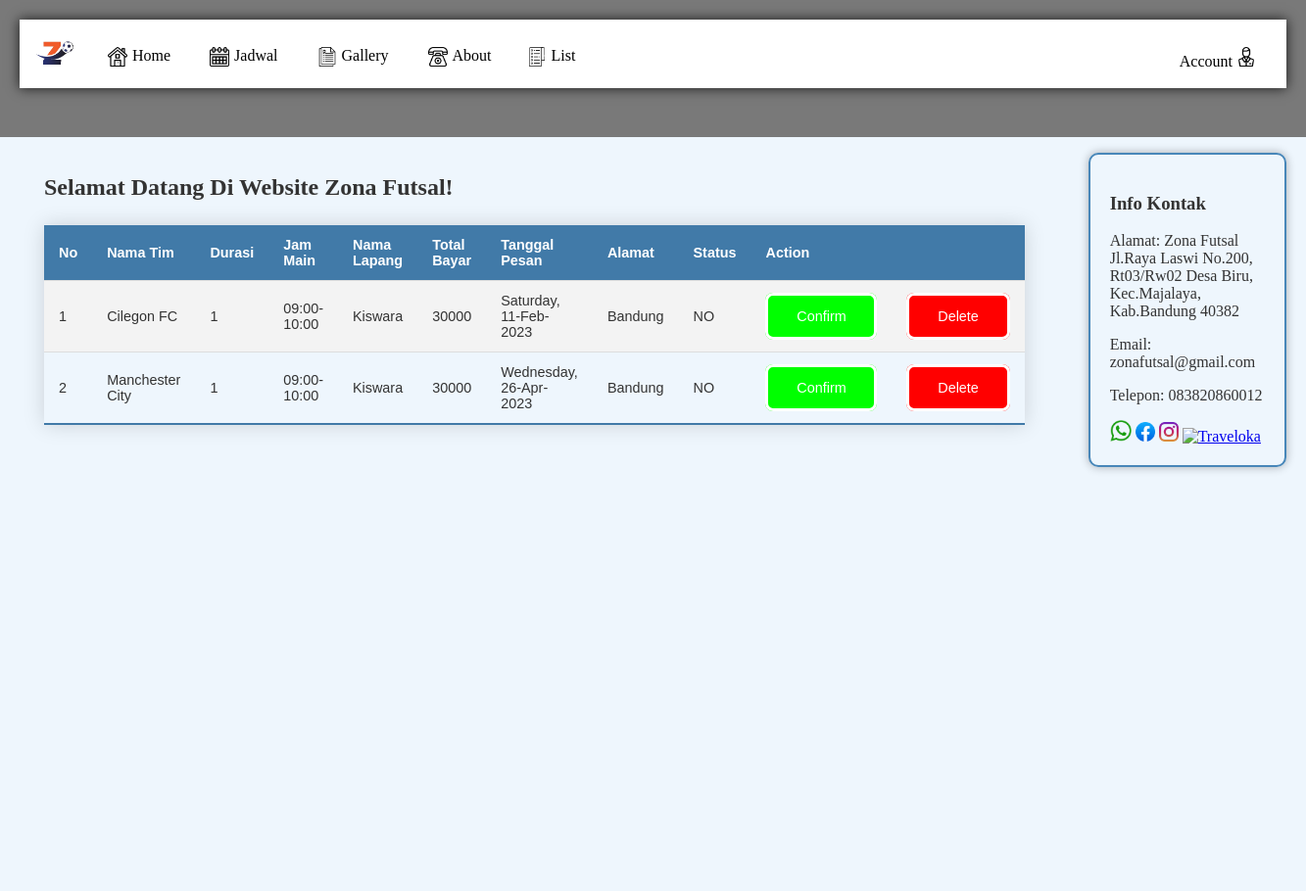
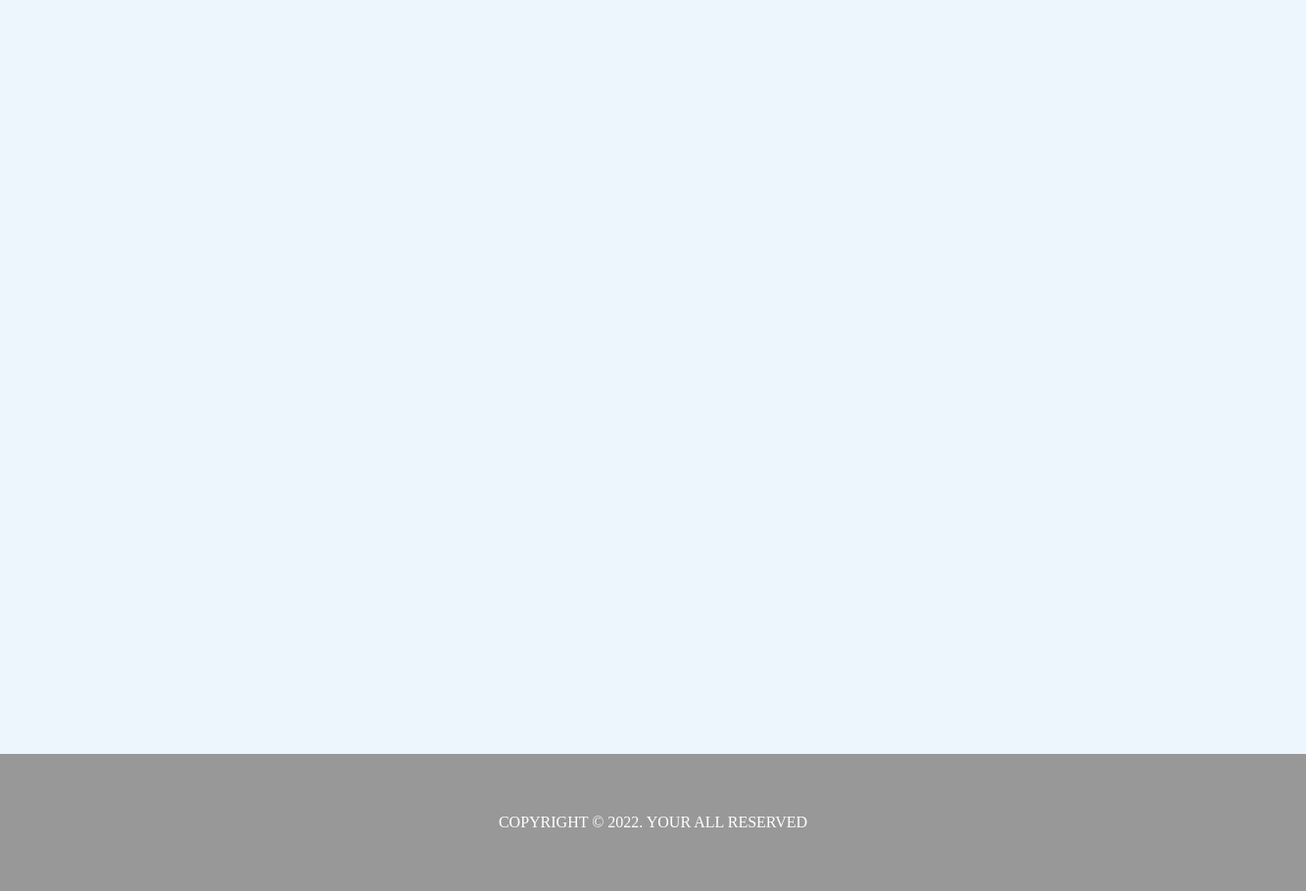
/futsal/read_booking.php (signed in), run on the app's committed database (2 pictures, top to bottom).
### tables this page shows
CREATE TABLE `booking` (
  `bookingid` int(11) NOT NULL,
  `jadwalid` int(11) NOT NULL,
  `userid` int(11) NOT NULL,
  `nama_tim` varchar(50) NOT NULL,
  `durasi` int(11) NOT NULL DEFAULT 1,
  `total_pembayaran` varchar(100) NOT NULL,
  `tanggal_pesan` timestamp NOT NULL DEFAULT current_timestamp() ON UPDATE current_timestamp(),
  `telepon` varchar(15) NOT NULL,
  `alamat` varchar(255) NOT NULL,
  `status_pembayaran` varchar(15) NOT NULL
);

CREATE TABLE `jam_main` (
  `jamid` int(11) NOT NULL,
  `jam` varchar(50) NOT NULL
);

CREATE TABLE `lapang` (
  `lapangid` int(11) NOT NULL,
  `nama_lapang` varchar(20) NOT NULL,
  `kategori` varchar(20) NOT NULL,
  `harga` varchar(50) NOT NULL,
  `deskripsi` varchar(225) NOT NULL,
  `photo` varchar(225) NOT NULL DEFAULT 'default.png'
);

CREATE TABLE `contactusinfo` (
  `id_info` int(11) NOT NULL,
  `alamat_kami` varchar(255) NOT NULL,
  `email_kami` varchar(100) NOT NULL,
  `telp_kami` varchar(15) NOT NULL
);

### futsal/read_booking.php (the view, shortened to what this page needs)
<!DOCTYPE html>
<html lang="en">
<head>
    <link rel="stylesheet" href="style.css">
</head>
<body>
<div class="container">
        <?php
        include 'header.php';
        ?>
        <aside>
            <div class="jarak">
                <br>
                <h1>Selamat Datang Di Website Zona Futsal!</h1>
                <table class="table">
                    <tr>
                        <th>No</th>
                        <th>Nama Tim</th>
                        <th>Durasi</th>
                        <th>Jam Main</th>
                        <th>Nama Lapang</th>
                        <th>Total Bayar</th>
                        <th>Tanggal Pesan</th>
                        <th>Alamat</th>
                        <th>Status</th>
                        <th colspan="3">Action</th>
                    </tr>
                    <?php
                        include "connection.php";
                        $query= "SELECT * FROM booking AS b INNER JOIN jadwal AS j ON b.jadwalid=j.jadwalid
                                 INNER JOIN jam_main AS jm ON j.jamid=jm.jamid
                                 INNER JOIN lapang AS l ON j.lapangid=l.lapangid";
                        $booking = mysqli_query($db_connection, $query);
                        if(mysqli_num_rows($booking) > 0) {
                        $i = 1;
                        foreach ($booking as $data) :
                    ?>
                    <tr>
                        <td><?php echo $i++; ?></td>
                        <td><?= $data['nama_tim']; ?>
                        <td><?= $data['durasi']; ?>
                        <td><?= $data['jam']; ?>
                        <td><?= $data['nama_lapang']; ?></td>
                        <td><?= $data['total_pembayaran'] ?></td>
                        <td><?= date('l, d-M-Y', strtotime($data['tanggal_pesan'])) ?></td>
                        <td><?= $data['alamat'] ?></td>
                        <td><?= $data['status_pembayaran'] ?></td>
                        <td><a class="btn green" href="update_booking.php?idbooking=<?= $data['bookingid']; ?>&idjadwal=<?= $data['jadwalid']; ?>  ">Confirm</a></td>
                        <td><a class="btn red" href="delete_booking.php?idbooking=<?= $data['bookingid']; ?>&idjadwal=<?= $data['jadwalid']; ?>  " onclick="return confirm('Are you sure?')">Delete</a></td>
                    </tr>
                    <?php endforeach;
                    } else { ?>
                    <tr>
                        <td colspan="6">No Record !</td>
                    </tr>
                    <?php }?>
                </table>
            </div>
        </aside>
        <main id="main">
            <div class="border">
                <h3>Info Kontak</h3>
                    <?php
                    include "connection.php";
                    $query = "SELECT * FROM contactusinfo";
                    $contact = mysqli_query ($db_connection, $query);
                    $data = mysqli_fetch_assoc ($contact);
                    ?>
                    <p>Alamat: <?= $data['alamat_kami'] ?><br></p>
                    <p>Email: <?= $data['email_kami'] ?><br></p>
                    <p>Telepon: <?= $data['telp_kami'] ?></p>
                        <a href="https://api.whatsapp.com/send/?phone=081287702224&text&type=phone_number&app_absent=0"><img src="images/wa.png" alt="WhatsApp" width="22px" height="22px"/></a>
                        <a href="#"><img src="images/fb.png" alt="Facebook" width="20px" height="20px"/></a>
                        <a href="#"><img src="images/ig.png" alt="Instagram" width="20px" height="20px"/></a>
                        <a href="#"><img src="images/traveloka.png" alt="Traveloka" width="20px" height="20px"/></a>
            </div>
        </main>
        <?php
        include "footer.php";
        ?>
    </div>
</body>
</html>

### futsal/header.php (shortened to what this page needs)
<header style="height:100px;">
    <div class= "menu">
        <img src="images/logo.png" alt="" width=70 height=70 style="float:left;">
        <ul class="menu-ul">
            <li><a href="index.php"><img src="images/house.png" alt="" class="list" height="20" width="20">Home</a></li>
            <li><a href="jadwal.php"><img src="images/jadwal.png" alt="" class="list" height="20" width="20">Jadwal</a></li>
            <li><a href="gallery.php"><img src="images/document.png" alt="" class="list" height="20" width="20">Gallery</a></li>
            <li><a href="contact.php"><img src="images/telephone.png" alt="" class="list" height="20" width="20">About</a></li>
            <?php if(isset ($_SESSION['login']) ){
                if($_SESSION['usertype'] == 'Admin'){?>
            <div class="dropdown">
                <button class="dropbtn" onclick="myFunction()">
                <img src="images/list.png" alt="" class="list" height="20" width="20">
                    List
                </button>
            </div>
            <?php }
            } ?>
            <?php if( isset ($_SESSION['login']) ){ ?>
            <div class="dropdown" style="float:right; margin-right:15px;">
                <button class="dropbtn" onclick="myFunction2()">
                    Account
                    <img src="images/assistance.png" alt=""  width=20 height=20>
                </button>
            </div>
            <?php } ?>
        </ul>
    </div>
</header>

### futsal/footer.php (shortened to what this page needs)
<footer>
    <div class="jarak tengah">
        <p>copyright © 2022. Your all reserved</p>
    </div>
</footer>

### futsal/style.css (style rules this page uses)
body { background:#ffffff; color:#333; width:100%; height: fit-content; font-family:bahnschrift; margin:0; padding: 0; }
.container { width: 100%; box-sizing: border-box; display: grid; grid-template-areas: "header header" "aside main" "footer footer"; grid-template-columns: 4fr 2fr; grid-template-rows: 1fr 11fr 1fr; }
header { background-color: #797979; grid-area: header; display: relative; justify-content: center; align-items: center; padding: 20px; }
aside { grid-area: aside; background-color: #eef6fd; }
main { background-color: #eef6fd; justify-content: center; align-items: center; }
.border { border: 1px solid black; border-radius: 5px; box-shadow: 0px 0px 10px rgba(0,0,0,0.3); margin: 20px; }
.table { border-collapse: collapse; margin: 25px 0; font-size: 0.9em; font-family: sans-serif; min-width: 400px; box-shadow: 0 0 20px rgba(0, 0, 0, 0.15); }
.table tr th { background-color: #417aa8; color: #ffffff; text-align: left; }
.table th, .table td { padding: 12px 15px; }
.table tbody tr { border-bottom: 1px solid #dddddd; }
.table tbody tr:nth-of-type(even) { background-color: #f3f3f3; }
.table tbody tr:last-of-type { border-bottom: 2px solid #417aa8; }
footer { grid-area: footer; background-color: rgb(153, 152, 152); color: #fff; display: flex; align-items: center; justify-content: center; text-transform: uppercase; }
.jarak { padding:0 45px; }
.menu { background-color:#fff; width: 97%; height:70px; position:fixed; box-shadow: 0 0 12px rgba(0, 0, 0, 0.8); }
.menu-ul { list-style:none; padding: 0px; }
.menu-ul li { float:left; }
.menu-ul a { padding: 12px 20px; text-decoration: none; color: #000; transition: .5s; display:block; }
.list { margin-right: 5px; float: left; }
.border { border:2px solid #4887b9; margin-top:1pc; padding: 20px; border-radius: 10px; }
.tengah { text-align: center; justify-content: center; }
.btn { font-family: sans-serif; font-size: 1em; color: white; border: white 0.2rem solid; border-radius: 0.5rem; padding: 0.8rem 1.8rem; margin-top: 1rem; text-decoration:none; }
.green { background-color: rgb(0, 255, 0); }
.red { background-color: rgb(255, 0, 0); }
.dropdown { float: left; }
.dropdown .dropbtn { cursor: pointer; font-size: 16px; border: none; outline: none; color: #000; padding: 12px 16px; background-color: inherit; font-family: inherit; margin: 0; }

### data on the page
booking: nama_tim "Cilegon FC", durasi "1", jam_main.jam "09:00-10:00", lapang.nama_lapang "Kiswara", total_pembayaran "30000", tanggal_pesan "Saturday, 11-Feb-2023", alamat "Bandung", status_pembayaran "NO"
booking: nama_tim "Manchester City", durasi "1", jam_main.jam "09:00-10:00", lapang.nama_lapang "Kiswara", total_pembayaran "30000", tanggal_pesan "Wednesday, 26-Apr-2023", alamat "Bandung", status_pembayaran "NO"
contactusinfo: alamat_kami "Zona Futsal Jl.Raya Laswi No.200, Rt03/Rw02 Desa Biru, Kec.Majalaya, Kab.Bandung 40382", email_kami "zonafutsal@gmail.com", telp_kami "083820860012"
